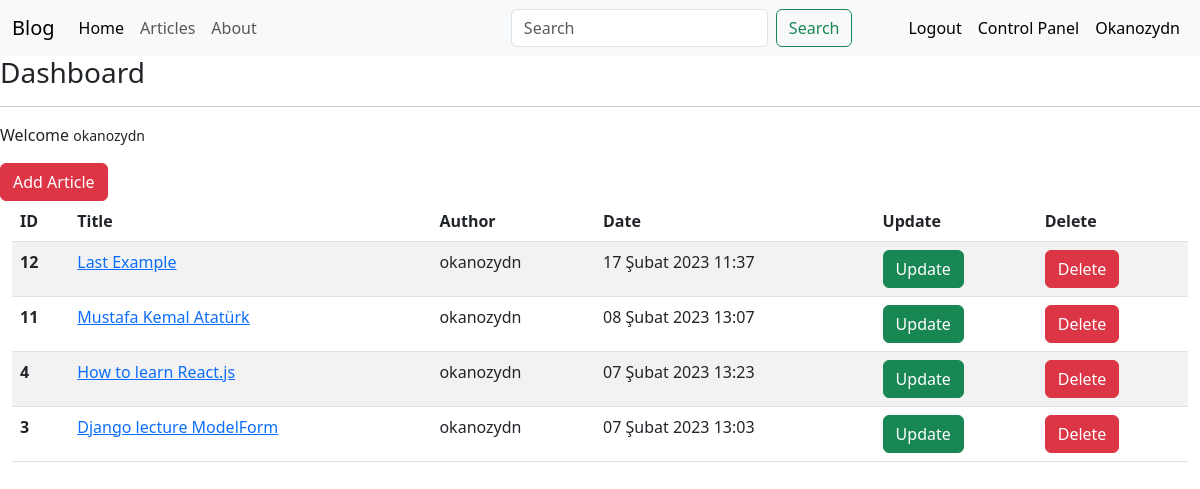
The page /articles/dashboard/ (signed in) on the database its author committed.
### article/models.py (models this page shows, shortened)
class Article(models.Model):
    author = models.ForeignKey("auth.User",on_delete= models.CASCADE,verbose_name="Author")
    title = models.CharField(max_length = 50,verbose_name="Title")
    content = RichTextField()
    created_date = models.DateTimeField(auto_now_add=True)
    articleImage = models.FileField(blank=True,null=True,verbose_name="Add Image to Article")
    class Meta:
        ordering = ['-created_date']

### article/views.py (the view)
# urls.py: path("dashboard/", dashboard, name="dashboard"),
@login_required(login_url="login")
def dashboard(request):
    articles = Article.objects.filter( author = request.user)
    context = {
        "articles": articles
    }
    return render(request, "dashboard.html",context)

### templates/dashboard.html
{% extends "layout.html" %}
{% block content %}
    <h3>Dashboard</h3>
    <hr>
    <p>Welcome <small>{{request.user.username}}</small></p>
    <a class="btn btn-danger" href="{% url 'addarticles' %}">Add Article</a>
    <div class="container-fluid">
    {% if articles %}
        <table class="table table-striped">
            <thead>
              <tr>
                <th scope="col">ID</th>
                <th scope="col">Title</th>
                <th scope="col">Author</th>
                <th scope="col">Date</th>
                <th scope="col">Update</th>
                <th scope="col">Delete</th>
              </tr>
            </thead>
            <tbody>
                {% for article in articles  %}
                    <tr>
                        <th scope="row">{{article.id}}</th>
                        <td><a href="{% url 'detail' article.id %}">{{article.title}}</a></td>
                        <td>{{article.author.username}}</td>
                        <td>{{article.created_date}}</td>
                        <td><a class="btn btn-success" href="{% url 'update' article.id %}">Update</a></td>
                        <td><a class="btn btn-danger" href="{% url 'delete' article.id %}">Delete</a></td>
                    </tr>
                {% endfor %}
            </tbody>
          </table>
    {% else %}
        <div class="alert alert-danger mt-5">
            <p>There is no article to show</p>
        </div>
    {% endif %}
    </div>
{% endblock content %}

### templates/includes/navbar.html (shortened to what this page needs)
<nav class="navbar navbar-expand-lg bg-body-tertiary">
    <div class="container-fluid">
      <a class="navbar-brand" href="/">Blog</a>
      <div class="collapse navbar-collapse" id="navbarSupportedContent">
        <ul class="navbar-nav me-auto mb-2 mb-lg-0">
          <li class="nav-item">
            <a class="nav-link active" aria-current="page" href="/">Home</a>
          </li>
          <li class="nav-item">
            <a class="nav-link" href="{% url 'articles' %}">Articles</a>
          </li>
          <li class="nav-item">
            <a class="nav-link" href="/about">About</a>
          </li>
        </ul>
        <form class="d-flex me-5" role="search">
            <input class="form-control me-2" type="text" name="keyword" placeholder="Search" aria-label="Search">
            <button class="btn btn-outline-success" type="submit">Search</button>
          </form>
        <ul class="navbar-nav mb-2 mb-lg-0">
              {% if request.user.is_authenticated %}
                <li class="nav-item">
                  <a class="nav-link active" aria-current="page" href="{% url 'logout' %}">Logout</a>
                </li>
                <li class="nav-item">
                  <a class="nav-link active" aria-current="page" href="{% url 'dashboard' %}">Control Panel</a>
                </li>
                <li class="nav-item">
                  <a class="nav-link active" aria-current="page" href="/">{{request.user.username|title}}</a>
                </li>
              {% endif %}
          </ul>
      </div>
    </div>
  </nav>

### rows shown on the page
Article: id "12", title "Last Example", author.username "okanozydn", created_date "17 Şubat 2023 11:37"
Article: id "11", title "Mustafa Kemal Atatürk", author.username "okanozydn", created_date "08 Şubat 2023 13:07"
Article: id "4", title "How to learn React.js", author.username "okanozydn", created_date "07 Şubat 2023 13:23"
Article: id "3", title "Django lecture ModelForm", author.username "okanozydn", created_date "07 Şubat 2023 13:03"

### other values the page prints
{{ request.user.username|title }} "Okanozydn"
{{ request.user.username }} "okanozydn"
